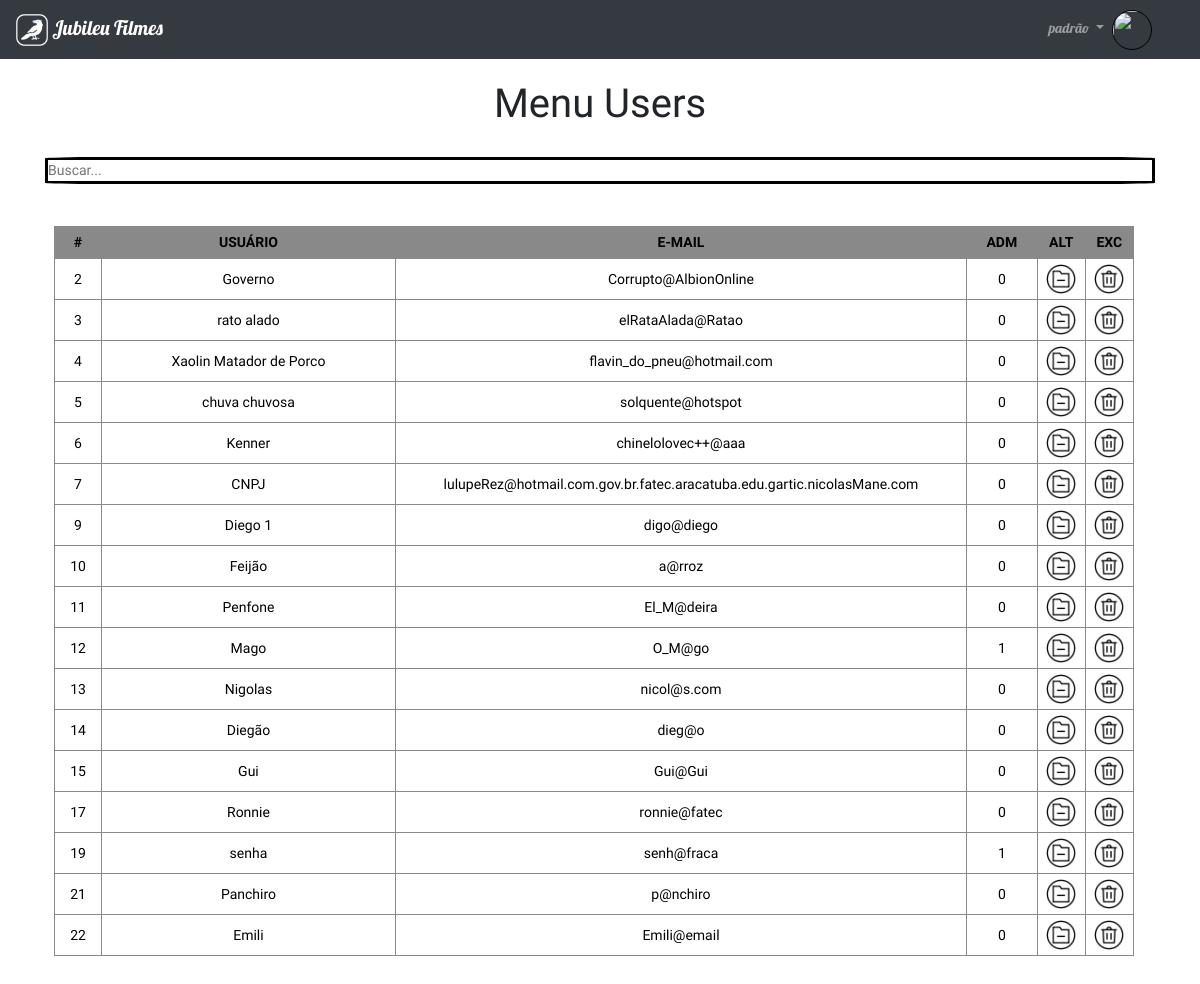
The app's page /app/menu_users.php with its own data.
### tables this page shows
CREATE TABLE `user` (
  `id` int(11) NOT NULL,
  `nome` varchar(255) NOT NULL,
  `email` varchar(255) NOT NULL,
  `senha` varchar(255) NOT NULL,
  `adm` int(1) NOT NULL,
  `foto` varchar(255) NOT NULL
);

### app/menu_usersbd.php (called while the page is built)
<?php
    require_once("./_conexao/conexao.php");
    try{
        $sql = "SELECT * FROM user";
        $dadosSelecionados = $conexao->query($sql);
        $dados = $dadosSelecionados->fetchAll();
        $totalRegistros = $dadosSelecionados->rowCount();
    }catch(PDOException $erro){
        echo("Código do Erro.: ".$erro->getCode());
        echo("Descrição......: ".$erro->getMessage());
    }

### app/menu_users.php (the view, shortened to what this page needs)
<!DOCTYPE html>
<html lang="pt-br">
<head>
    <link rel="stylesheet" href="https://cdn.jsdelivr.net/npm/bootstrap@4.0.0/dist/css/bootstrap.min.css">
    <link rel="stylesheet" href="css/styleOthers.css">
</head>
<body>
    <nav class="navbar navbar-expand-lg navbar-dark bg-dark text-light" id="home">
        <a class="navbar-brand" href="../index.php"><img class="logo" src="../imagens/logoRev3.png" alt=""> Jubileu Filmes </a>
        <ul class="navbar-nav ml-auto" style="margin-right:2rem;">
          <li class="nav-item dropdown">
            <a class="nav-link dropdown-toggle" href="#" id="navbarDropdown" role="button" data-toggle="dropdown" aria-expanded="true">
              <?php
                echo $_SESSION["nome"];
              ?>
            </a>
          </li>
          <li>
          <img src="../fotos/<?=$_SESSION['foto'];?>" alt="" style="width: 40px; height:40px; border-radius:50px; border: 0.5px solid black">
          </li>
        </ul>
    </nav>
    <div>
        <br>
        <h1>Menu Users</h1>
        <br>
    </div>
    <div class="container">
        <input type="text" id="filtro" placeholder="Buscar..." style="width:100%; border: 3px solid black; border-radius:5%">
        <br><br><br>
    </div>
<div class="tab">
    <table  id="tabela-filmes">
        <thead>
            <tr>
                <th width="40">#</th>
                <th width="250">USUÁRIO</th>
                <th width="250">E-MAIL</th>
                <th width="60">ADM</th>
                <th width="40">ALT</th>
                <th width="40">EXC</th>
            </tr>
        </thead>
        <tbody>
            <?php
                require_once("./menu_usersbd.php");
                if($totalRegistros > 0){
                    foreach($dados as $linha){
            ?>
            <tr class="filme">
                <td><?= $linha["id"];?></td>
                <td><?= $linha["nome"];?></td>
                <td><?= $linha["email"];?></td>
                <td><?= $linha["adm"];?></td>
                <td align="center">
                    <a href="./alt-user.php?id=<?= $linha['id'];?>">
                        <img src="../imagens/folder.png" alt="Atualizar" width="30">
                    </a>
                </td>
                <td align="center">
                    <a href="./exc-user.php?id=<?= $linha['id'];?>">
                        <img src="../imagens/delete.png" alt="Excluir" width="30">
                    </a>
                </td>
            </tr>
            <?php
                    }
                }
            ?>
        </tbody>
    </table>
</div>
<br><br><br><br>
</body>

### app/css/styleOthers.css (style rules this page uses)
* { padding: 0; margin: 0; box-sizing: border-box; }
body { background-color: #ffffff; width: 100vw; height: 100vh; font-size: 14px; font-family: 'Prompt', sans-serif; overflow-x: hidden; }
nav { font-family: 'Lobster', cursive; }
h1 { text-align: center; }
table { border: 1px solid #8a8989; width: 100%; border-collapse: collapse; }
tr { border: 1px solid #8a8989; }
th, td { border: 1px solid #8a8989; padding: 5px; text-align: center; color: #000000; }
th { background-color: #8a8989; }
.tab { width: 90%; display: flex; align-items: center ; justify-content: center; margin-left: 4.5%; }
.logo { width: 2rem; height: 2rem; }

### records on screen
user: id "2", nome "Governo", email "Corrupto@AlbionOnline", adm "0"
user: id "3", nome "rato alado", email "elRataAlada@Ratao", adm "0"
user: id "4", nome "Xaolin Matador de Porco", email "flavin_do_pneu@hotmail.com", adm "0"
user: id "5", nome "chuva chuvosa", email "solquente@hotspot", adm "0"
user: id "6", nome "Kenner", email "chinelolovec++@aaa", adm "0"
user: id "7", nome "CNPJ", email "lulupeRez@hotmail.com.gov.br.fatec.aracatuba.edu.gartic.nicolasMane.com", adm "0"
user: id "9", nome "Diego 1", email "digo@diego", adm "0"
user: id "10", nome "Feijão", email "a@rroz", adm "0"
user: id "11", nome "Penfone", email "El_M@deira", adm "0"
user: id "12", nome "Mago", email "O_M@go", adm "1"
user: id "13", nome "Nigolas", email "nicol@s.com", adm "0"
user: id "14", nome "Diegão", email "dieg@o", adm "0"
user: id "15", nome "Gui", email "Gui@Gui", adm "0"
user: id "17", nome "Ronnie", email "ronnie@fatec", adm "0"
user: id "19", nome "senha", email "senh@fraca", adm "1"
user: id "21", nome "Panchiro", email "p@nchiro", adm "0"
user: id "22", nome "Emili", email "Emili@email", adm "0"

### other values on screen
$_SESSION["nome"] "padrão"
